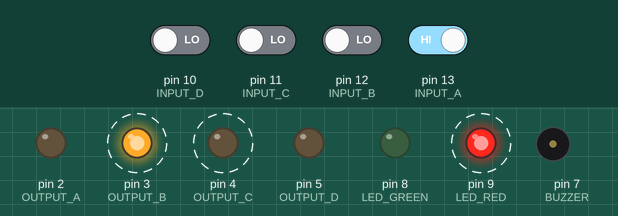
Bench run of a sketch on a simulated Arduino Uno, built with avr-gcc and run on an emulated ATmega328P. On the bench: output pins drawn as LEDs (lit = HIGH), buzzer (waves = sounding). Dashed ring = blinking. Inputs (shaded band) come from the test bench; at power-on: pin 13 (INPUT_A) HIGH, pin 10 (INPUT_D), pin 11 (INPUT_C), pin 12 (INPUT_B) LOW. Random numbers use the default seed unless the sketch sets one.

Above: at 3.82 s.
5.7 s: pin 12 (INPUT_B) driven HIGH
At 8.04 s:
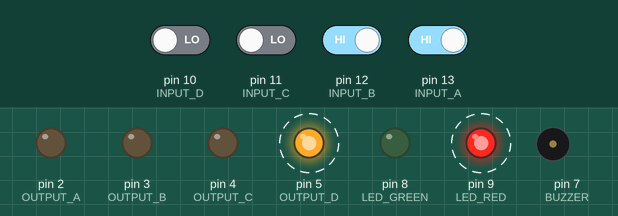
10.5 s: pin 10 (INPUT_D) driven HIGH
At 12.73 s:
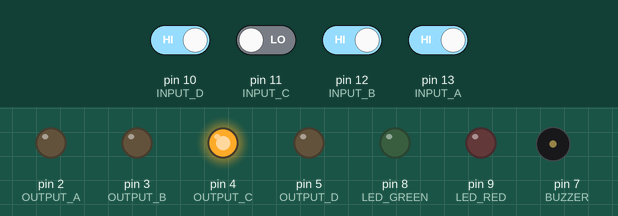
16.6 s: pin 13 (INPUT_A) driven LOW
At 21.2 s:
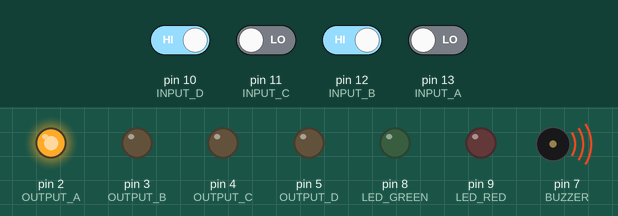
21.3 s: pin 13 (INPUT_A) driven HIGH
At 23.58 s:
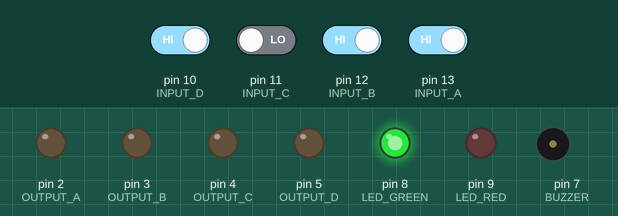
24.8 s: pin 11 (INPUT_C) driven HIGH
27.5 s: pin 11 (INPUT_C) driven LOW
At 31.0 s:
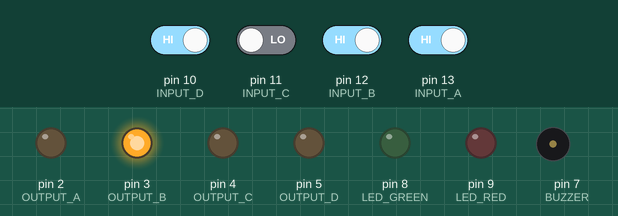
Timing chart, 0 to 32.0 s (numbered marks = the images above; inputs shaded):
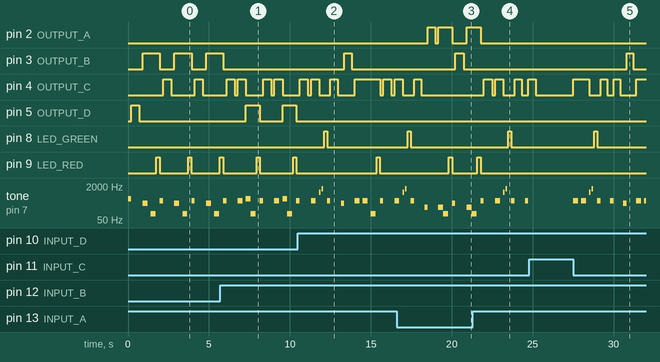

Measured:
- after the input at 5.7 s, pin 5 (OUTPUT_D): alternates HIGH for 0.86 s and LOW for 1.4 s, starting after 1.6 s
- after the input at 10.5 s, pin 3 (OUTPUT_B): LOW → HIGH after 2.9 s, → LOW 0.45 s later; pin 8 (LED_GREEN): LOW → HIGH after 1.6 s, → LOW 0.20 s later
- after the input at 16.6 s, pin 3 (OUTPUT_B): LOW → HIGH after 3.6 s, → LOW 0.50 s later
- after the input at 21.3 s, pin 8 (LED_GREEN): LOW → HIGH after 2.2 s, → LOW 0.20 s later
- after the input at 27.5 s, pin 3 (OUTPUT_B): LOW → HIGH after 3.3 s, → LOW 0.40 s later; pin 4 (OUTPUT_C): goes HIGH 1.0 s, LOW 0.70 s, HIGH 0.40 s, LOW 0.40 s, HIGH 0.40 s, LOW 1.0 s, then HIGH, starting at once
- by itself, pin 3 (OUTPUT_B): alternates HIGH for 1.1 s and LOW for 0.90 s
- by itself, tone on pin 7 (BUZZER): plays 400 Hz for 0.30 s, 1000 Hz for 0.10 s, 1500 Hz for 0.10 s, 400 Hz for 0.20 s, 300 Hz for 0.20 s, 400 Hz for 0.30 s … (10 notes in this stretch)

The sketch:

Simon_Says.ino
```cpp
const byte BUZZER = 7;
const byte INPUT_A = 13;
const byte INPUT_B = 12;
const byte INPUT_C = 11;
const byte INPUT_D = 10;
const byte OUTPUT_A = 2;
const byte OUTPUT_B = 3;
const byte OUTPUT_C = 4;
const byte OUTPUT_D = 5;

const byte LED_GREEN = 8;
const byte LED_RED = 9;

int currentLevel = 1;
int speed = 500;
const int MAX_LEVEL = 100;
int sequence[MAX_LEVEL];
int userSequence[MAX_LEVEL];

void setup(){
  pinMode(INPUT_A, INPUT);
  pinMode(INPUT_B, INPUT);
  pinMode(INPUT_C, INPUT);
  pinMode(INPUT_D, INPUT);
  pinMode(OUTPUT_A, OUTPUT);
  pinMode(OUTPUT_B, OUTPUT);
  pinMode(OUTPUT_C, OUTPUT);
  pinMode(OUTPUT_D, OUTPUT);
  pinMode(LED_GREEN, OUTPUT);
  pinMode(LED_RED, OUTPUT);
  digitalWrite(OUTPUT_A, LOW);
  digitalWrite(OUTPUT_B, LOW);
  digitalWrite(OUTPUT_C, LOW);
  digitalWrite(OUTPUT_D, LOW);
}

void loop(){
   if(currentLevel == 1){
      generateSequence();
      showSequence();
      readSequence();
   }
   if(currentLevel != 1){
      showSequence();
      readSequence();
   }
}

// Arata secventa folosind tonuri si LED-uri
void showSequence(){
   digitalWrite(OUTPUT_A, LOW);
   digitalWrite(OUTPUT_B, LOW);
   digitalWrite(OUTPUT_C, LOW);
   digitalWrite(OUTPUT_D, LOW);
   for(int i = 0; i < currentLevel; i++){
      if(sequence[i] == OUTPUT_A){
         tone(BUZZER, 200);
         delay(200);
         noTone(BUZZER);
      }
      if(sequence[i] == OUTPUT_B){
         tone(BUZZER, 300);
         delay(200);
         noTone(BUZZER);
      }
      if(sequence[i] == OUTPUT_C){
         tone(BUZZER, 400);
         delay(200);
         noTone(BUZZER);
      }
      if(sequence[i] == OUTPUT_D){
         tone(BUZZER, 500);
         delay(200);
         noTone(BUZZER);
      }
      digitalWrite(sequence[i], HIGH);
      delay(speed);
      digitalWrite(sequence[i], LOW);
      delay(200);
   }
}

// Citeste si verifica secventa introdusa de player
void readSequence(){
   int flag = 0; // Flag pentru a indica daca s-a detectat un buton apasat
   for(int i = 0; i < currentLevel; i++){
      flag = 0;
      // Bucla care asteapta ca jucatorul sa apese un buton
      while(flag == 0){

        // Verifica daca butonul A este apasat
        if(digitalRead(INPUT_A) == LOW){
          digitalWrite(OUTPUT_A, HIGH); // Aprinde LED-ul A
          tone(BUZZER, 200); // Reda un ton pe buzzer
          delay(300);
          noTone(BUZZER);

          // se inregistreaza ca jucatorul a apasat butonul A
          userSequence[i] = OUTPUT_A;
          flag = 1; // Seteaza flag-ul pentru a indica detectarea unei apasari

          // daca secventa jucatorului se potriveste cu secventa jocului, apeleaza sequenceError()
          if(userSequence[i] != sequence[i]){
            sequenceError();
            return; // Iese din functie daca jucatorul greseste
          }

          // Stinge LED-ul A
          digitalWrite(OUTPUT_A, LOW);
        }

          //se face aceleasi lucruri si pentru restul butoanelor
         if(digitalRead(INPUT_B) == LOW){
            digitalWrite(OUTPUT_B, HIGH);
            tone(BUZZER, 300);
            delay(300);
            noTone(BUZZER);
            userSequence[i] = OUTPUT_B;
            flag = 1;
            delay(200);
            if(userSequence[i] != sequence[i]){
               sequenceError();
               return;
            }
            digitalWrite(OUTPUT_B, LOW);
         }


         if(digitalRead(INPUT_C) == LOW){
            digitalWrite(OUTPUT_C, HIGH);
            tone(BUZZER, 400);
            delay(300);
            noTone(BUZZER);
            userSequence[i] = OUTPUT_C;
            flag = 1;
            delay(200);
            if(userSequence[i] != sequence[i]){
               sequenceError();
               return;
            }
            digitalWrite(OUTPUT_C, LOW);
         }

         if(digitalRead(INPUT_D) == LOW){
            digitalWrite(OUTPUT_D, HIGH);
            tone(BUZZER, 500);
            delay(300);
            noTone(BUZZER);

            userSequence[i] = OUTPUT_D;
            flag = 1;

            if(userSequence[i] != sequence[i]){
               sequenceError();
               return;
            }
            digitalWrite(OUTPUT_D, LOW);
         }
      }
   }
   sequenceCorrect();
}

// Genereaza o noua secventa aleatoare
void generateSequence(){
   randomSeed(millis());
   for(int i = 0; i < MAX_LEVEL; i++){
      sequence[i] = random(2, 6);
   }
}

// Sunet pentru cand secventa introdusa este gresita
void errorMelody(){
    tone(BUZZER, 100, 300);
    delay(350);
    noTone(BUZZER);
}

// actiuni in cazul unei secvente gresite
void sequenceError(){
    errorMelody();
    currentLevel = 1;
    speed = 500;
    digitalWrite(LED_RED, HIGH);
    delay(200);
    digitalWrite(LED_RED, LOW);
}

// actiuni in cazul unei secvente corecte
void sequenceCorrect(){
    if(currentLevel < MAX_LEVEL)
        currentLevel++;
    speed -= 50;
    playSuccessTone();
    digitalWrite(LED_GREEN, HIGH);
    delay(200);
    digitalWrite(LED_GREEN, LOW);
}

// sunet pentru cand secventa introdusa este corecta
void playSuccessTone(){
    tone(BUZZER, 1000, 100);
    delay(150);
    tone(BUZZER, 1500, 100);
    delay(150);
}
```
